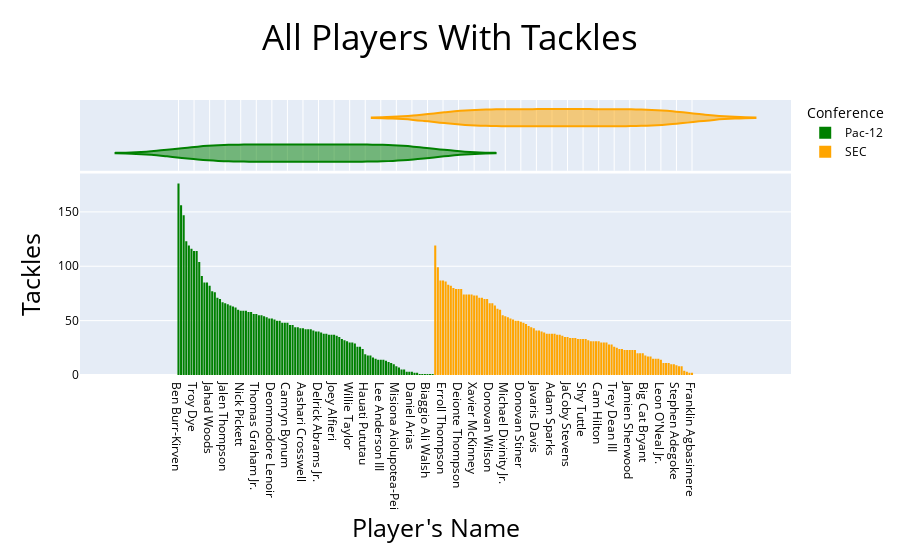

Notebook source saved alongside this figure:
### Code cell
all_tackles = tackles[tackles['Tot'] > 0]

fig = px.histogram(x=all_tackles['Player'], y=all_tackles['Tot'], color=all_tackles['Conference'], marginal="violin", labels={'x': "Player's Name", 'y': 'Tackles', 'color':'Conference'}, title='All Players With Tackles', color_discrete_sequence=['green', 'orange'])

fig.update_layout(autosize=True, height=550, title={'text': 'All Players With Tackles', 'x': 0.5, 'font':{'size': 35}}, xaxis=dict(title={'text': "Player's Name", 'font': {'size': 25, 'color': 'black'}, 'standoff': 10}), yaxis=dict(title={'text': 'Tackles', 'font': {'size': 25, 'color': 'black'}, 'standoff': 10}))

fig.update_layout(font=dict(size=12, color="black"))

fig.show()

### Figure 1 — Plotly figure (JSON) as saved in the notebook; plotly's stock layout.template omitted (floating-point values rounded to 4 significant figures)
{"data": [{"alignmentgroup": "True", "bingroup": "x", "histfunc": "sum", "hovertemplate": "Conference=Pac-12<br>Player's Name=%{x}<br>sum of Tackles=%{y}<extra></extra>", "legendgroup": "Pac-12", "marker": {"color": "green", "pattern": {"shape": ""}}, "name": "Pac-12", "offsetgroup": "Pac-12", "orientation": "v", "showlegend": true, "type": "histogram", "x": ["Ben Burr-Kirven", "Evan Weaver", "Jordan Kunaszyk", "Adarius Pickett", "Colin Schooler", "Cody Barton", "Troy Dye", "Chase Hansen", "Nate Landman", "Sean Barton", "Krys Barnes", "Shemar Smith", "Jahad Woods", "Merlin Robertson", "Skyler Thomas", "Rick Gamboa", "Corrion Ballard", "Quentin Lake", "Jalen Thompson", "Kaulana Apelu", "Justin Hollins", "Paulson Adebo", "Chase Lucas", "Drew Lewis", "Nick Pickett", "Taylor Rapp", "Marquise Blair", "Byron Murphy", "Ajene Harris", "Marvell Tell III", "Thomas Graham Jr.", "Greg Gaines", "Ashtyn Davis", "Ugo Amadi", "Jarrius Wallace", "Malik Antoine", "Deommodore Lenoir", "Frank Buncom", "Kobe Williams", "Bradlee Anae", "Darnay Holmes", "Julian Blackmon", "Camryn Bynum", "Isaiah Langley", "Keisean Lucier-South", "Shawn Wilson", "Darrien Molton", "Nick Fisher", "Aashari Crosswell", "Javelin Guidry", "Marcus Strong", "Jevon Holland", "Jaylon Johnson", "Evan Worthington", "Delrick Abrams Jr.", "Elijah Gates", "Scottie Young Jr.", "Francis Bernard", "Dante Wigley", "Nate Meadors", "Joey Alfieri", "Elu Aydon", "Alameen Murphy", "Jaylinn Hawkins", "Traveon Beck", "Elijah Hicks", "Willie Taylor", "Terin Adams", "Thomas Booker", "Shannon Forman", "Jordan Miller", "Derrion Rakestraw", "Hauati Pututau", "Martin Andrus", "Josh Drayden", "Terrell Burgess", "Israel Antwine", "Cam Phillips", "Lee Anderson III", "Deion Singleton", "Dasmond Tautalatasi", "Pita Tonga", "John McCartan", "Troy Young", "Misiona Aiolupotea-Pei", "Kedron Williams", "Jake Ashton", "Popo Aumavae", "Philip Afia", "Cameron Goode", "Daniel Arias", "Michael Alfieri", "Salvon Ahmed", "Jordan McMillan", "Brandon Aiyuk", "Brandon Arconado", "Biaggio Ali Walsh", "Cody Anderson", "Nick Alftin"], "xaxis": "x", "y": [176, 156, 147, 123, 119, 116, 114, 114, 104, 91, 85, 85, 82, 77, 76, 71, 70, 67, 66, 65, 64, 63, 62, 60, 59, 59, 59, 58, 58, 56, 56, 55, 55, 54, 53, 52, 52, 51, 50, 50, 48, 48, 48, 46, 46, 44, 44, 43, 43, 42, 42, 42, 41, 40, 40, 39, 38, 38, 37, 37, 37, 36, 35, 33, 32, 31, 30, 30, 29, 26, 26, 24, 19, 18, 18, 16, 15, 14, 14, 14, 13, 12, 11, 10, 8, 7, 5, 5, 3, 3, 3, 2, 2, 1, 1, 1, 1, 1, 1], "yaxis": "y"}, {"alignmentgroup": "True", "hovertemplate": "Conference=Pac-12<br>Player's Name=%{x}<extra></extra>", "legendgroup": "Pac-12", "marker": {"color": "green"}, "name": "Pac-12", "offsetgroup": "Pac-12", "scalegroup": "x", "showlegend": false, "type": "violin", "x": ["Ben Burr-Kirven", "Evan Weaver", "Jordan Kunaszyk", "Adarius Pickett", "Colin Schooler", "Cody Barton", "Troy Dye", "Chase Hansen", "Nate Landman", "Sean Barton", "Krys Barnes", "Shemar Smith", "Jahad Woods", "Merlin Robertson", "Skyler Thomas", "Rick Gamboa", "Corrion Ballard", "Quentin Lake", "Jalen Thompson", "Kaulana Apelu", "Justin Hollins", "Paulson Adebo", "Chase Lucas", "Drew Lewis", "Nick Pickett", "Taylor Rapp", "Marquise Blair", "Byron Murphy", "Ajene Harris", "Marvell Tell III", "Thomas Graham Jr.", "Greg Gaines", "Ashtyn Davis", "Ugo Amadi", "Jarrius Wallace", "Malik Antoine", "Deommodore Lenoir", "Frank Buncom", "Kobe Williams", "Bradlee Anae", "Darnay Holmes", "Julian Blackmon", "Camryn Bynum", "Isaiah Langley", "Keisean Lucier-South", "Shawn Wilson", "Darrien Molton", "Nick Fisher", "Aashari Crosswell", "Javelin Guidry", "Marcus Strong", "Jevon Holland", "Jaylon Johnson", "Evan Worthington", "Delrick Abrams Jr.", "Elijah Gates", "Scottie Young Jr.", "Francis Bernard", "Dante Wigley", "Nate Meadors", "Joey Alfieri", "Elu Aydon", "Alameen Murphy", "Jaylinn Hawkins", "Traveon Beck", "Elijah Hicks", "Willie Taylor", "Terin Adams", "Thomas Booker", "Shannon Forman", "Jordan Miller", "Derrion Rakestraw", "Hauati Pututau", "Martin Andrus", "Josh Drayden", "Terrell Burgess", "Israel Antwine", "Cam Phillips", "Lee Anderson III", "Deion Singleton", "Dasmond Tautalatasi", "Pita Tonga", "John McCartan", "Troy Young", "Misiona Aiolupotea-Pei", "Kedron Williams", "Jake Ashton", "Popo Aumavae", "Philip Afia", "Cameron Goode", "Daniel Arias", "Michael Alfieri", "Salvon Ahmed", "Jordan McMillan", "Brandon Aiyuk", "Brandon Arconado", "Biaggio Ali Walsh", "Cody Anderson", "Nick Alftin"], "xaxis": "x2", "yaxis": "y2"}, {"alignmentgroup": "True", "bingroup": "x", "histfunc": "sum", "hovertemplate": "Conference=SEC<br>Player's Name=%{x}<br>sum of Tackles=%{y}<extra></extra>", "legendgroup": "SEC", "marker": {"color": "orange", "pattern": {"shape": ""}}, "name": "SEC", "offsetgroup": "SEC", "orientation": "v", "showlegend": true, "type": "histogram", "x": ["Jordan Griffin", "Johnathan Abram", "Jacob Phillips", "Erroll Thompson", "Darius West", "Ladarius Wiley", "Mike Edwards", "Dre Greenlaw", "Otaro Alaka", "Deionte Thompson", "Zedrick Woods", "Grant Delpit", "Darrell Williams", "Daniel Thomas", "Richard LeCounte III", "Xavier McKinney", "Sherrod Greene", "Chauncey Gardner-Johnson", "Mack Wilson", "Terez Hall", "Tyrel Dodson", "Donovan Wilson", "J.R. Reed", "Jeremiah Dinson", "Joejuan Williams", "Saivion Smith", "Kyle Phillips", "Michael Divinity Jr.", "Tae Crowder", "DeShawn Capers-Smith", "Darrin Kirkland Jr.", "Anfernee Jennings", "Noah Igbinoghene", "Donovan Stiner", "Willie Gay Jr.", "Keidron Smith", "McTelvin Agim", "Shyheim Carter", "Cameron Dantzler", "Javaris Davis", "Brad Stewart", "Deandre Baker", "John Battle", "C.J. Henderson", "Derrick Baity", "Adam Sparks", "Micah Abernathy", "Ryan Pulley", "Patrick Surtain II", "Vernon Dasher", "Christian Holmes", "JaCoby Stevens", "Rashad Fenton", "Larry Pryor", "Bryce Thompson", "Allan George", "Kendarius Webster", "Shy Tuttle", "Greedy Williams", "Jamyest Williams", "Charles Oliver", "Kary Vincent Jr.", "Todd Harris Jr.", "Cam Hilton", "DeMarkus Acy", "Frank Coppet", "Jamel Dean", "Edwin Alexander", "Dare Odeyingbo", "Trey Dean III", "Christian Tutt", "Louis Vecchio", "Kristian Fulton", "Terrence Alexander", "Tyrique McGhee", "Jamien Sherwood", "Lonnie Johnson", "Maurice Smitherman", "C.J. Morgan", "Trevon Diggs", "Fletcher Adams", "Big Cat Bryant", "Israel Mukuamu", "C.J. Moore", "Smoke Monday", "Randall Haynie", "Ventrell Miller", "Leon O'Neal Jr.", "Brian Cole II", "Shawn Shamburger", "Jonathan Kongbo", "Tyrell Ajian", "Jamin Davis", "Stephen Adegoke", "Luke Ancrum", "Marquill Osborne", "Ed Paris", "John Huggins", "Feleti Afemui", "Franklin Agbasimere"], "xaxis": "x", "y": [119, 99, 87, 87, 86, 83, 82, 80, 79, 79, 79, 74, 74, 74, 74, 73, 73, 71, 71, 70, 70, 66, 66, 64, 61, 60, 55, 54, 53, 52, 51, 50, 50, 49, 48, 47, 45, 44, 43, 41, 41, 40, 39, 38, 38, 38, 38, 37, 37, 36, 35, 35, 34, 34, 34, 33, 33, 33, 33, 32, 31, 31, 31, 31, 30, 30, 30, 28, 28, 26, 25, 24, 24, 23, 23, 23, 23, 23, 20, 20, 20, 18, 17, 17, 15, 15, 15, 14, 11, 11, 11, 10, 10, 9, 8, 8, 4, 3, 2, 2], "yaxis": "y"}, {"alignmentgroup": "True", "hovertemplate": "Conference=SEC<br>Player's Name=%{x}<extra></extra>", "legendgroup": "SEC", "marker": {"color": "orange"}, "name": "SEC", "offsetgroup": "SEC", "scalegroup": "x", "showlegend": false, "type": "violin", "x": ["Jordan Griffin", "Johnathan Abram", "Jacob Phillips", "Erroll Thompson", "Darius West", "Ladarius Wiley", "Mike Edwards", "Dre Greenlaw", "Otaro Alaka", "Deionte Thompson", "Zedrick Woods", "Grant Delpit", "Darrell Williams", "Daniel Thomas", "Richard LeCounte III", "Xavier McKinney", "Sherrod Greene", "Chauncey Gardner-Johnson", "Mack Wilson", "Terez Hall", "Tyrel Dodson", "Donovan Wilson", "J.R. Reed", "Jeremiah Dinson", "Joejuan Williams", "Saivion Smith", "Kyle Phillips", "Michael Divinity Jr.", "Tae Crowder", "DeShawn Capers-Smith", "Darrin Kirkland Jr.", "Anfernee Jennings", "Noah Igbinoghene", "Donovan Stiner", "Willie Gay Jr.", "Keidron Smith", "McTelvin Agim", "Shyheim Carter", "Cameron Dantzler", "Javaris Davis", "Brad Stewart", "Deandre Baker", "John Battle", "C.J. Henderson", "Derrick Baity", "Adam Sparks", "Micah Abernathy", "Ryan Pulley", "Patrick Surtain II", "Vernon Dasher", "Christian Holmes", "JaCoby Stevens", "Rashad Fenton", "Larry Pryor", "Bryce Thompson", "Allan George", "Kendarius Webster", "Shy Tuttle", "Greedy Williams", "Jamyest Williams", "Charles Oliver", "Kary Vincent Jr.", "Todd Harris Jr.", "Cam Hilton", "DeMarkus Acy", "Frank Coppet", "Jamel Dean", "Edwin Alexander", "Dare Odeyingbo", "Trey Dean III", "Christian Tutt", "Louis Vecchio", "Kristian Fulton", "Terrence Alexander", "Tyrique McGhee", "Jamien Sherwood", "Lonnie Johnson", "Maurice Smitherman", "C.J. Morgan", "Trevon Diggs", "Fletcher Adams", "Big Cat Bryant", "Israel Mukuamu", "C.J. Moore", "Smoke Monday", "Randall Haynie", "Ventrell Miller", "Leon O'Neal Jr.", "Brian Cole II", "Shawn Shamburger", "Jonathan Kongbo", "Tyrell Ajian", "Jamin Davis", "Stephen Adegoke", "Luke Ancrum", "Marquill Osborne", "Ed Paris", "John Huggins", "Feleti Afemui", "Franklin Agbasimere"], "xaxis": "x2", "yaxis": "y2"}], "layout": {"autosize": true, "barmode": "relative", "font": {"color": "black", "size": 12}, "height": 550, "legend": {"title": {"text": "Conference"}, "tracegroupgap": 0}, "title": {"font": {"size": 35}, "text": "All Players With Tackles", "x": 0.5}, "xaxis": {"anchor": "y", "domain": [0, 1], "title": {"font": {"color": "black", "size": 25}, "standoff": 10, "text": "Player's Name"}}, "xaxis2": {"anchor": "y2", "domain": [0, 1], "matches": "x", "showgrid": true, "showticklabels": false}, "yaxis": {"anchor": "x", "domain": [0, 0.7326], "title": {"font": {"color": "black", "size": 25}, "standoff": 10, "text": "Tackles"}}, "yaxis2": {"anchor": "x2", "domain": [0.7426, 1], "matches": "y2", "showgrid": false, "showline": false, "showticklabels": false, "ticks": ""}}}
